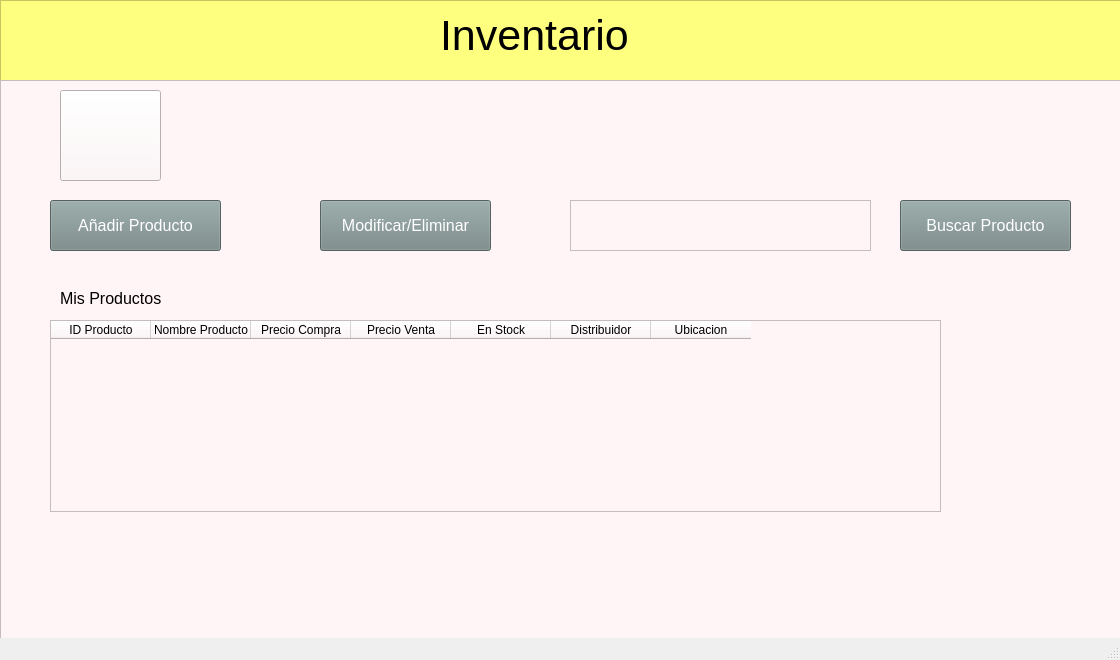
<?xml version="1.0" encoding="UTF-8"?>
<ui version="4.0">
 <class>inventario</class>
 <widget class="QMainWindow" name="inventario">
  <property name="geometry">
   <rect>
    <x>0</x>
    <y>0</y>
    <width>1120</width>
    <height>660</height>
   </rect>
  </property>
  <property name="windowTitle">
   <string>MainWindow</string>
  </property>
  <widget class="QWidget" name="centralwidget">
   <widget class="QFrame" name="headerFrame">
    <property name="geometry">
     <rect>
      <x>0</x>
      <y>0</y>
      <width>1121</width>
      <height>81</height>
     </rect>
    </property>
    <property name="styleSheet">
     <string notr="true">background-color: rgb(255, 255, 127);</string>
    </property>
    <property name="frameShape">
     <enum>QFrame::StyledPanel</enum>
    </property>
    <property name="frameShadow">
     <enum>QFrame::Raised</enum>
    </property>
    <widget class="QLabel" name="label">
     <property name="geometry">
      <rect>
       <x>440</x>
       <y>10</y>
       <width>361</width>
       <height>51</height>
      </rect>
     </property>
     <property name="font">
      <font>
       <pointsize>32</pointsize>
      </font>
     </property>
     <property name="text">
      <string>Inventario</string>
     </property>
    </widget>
   </widget>
   <widget class="QFrame" name="frame">
    <property name="geometry">
     <rect>
      <x>0</x>
      <y>80</y>
      <width>1121</width>
      <height>581</height>
     </rect>
    </property>
    <property name="styleSheet">
     <string notr="true">background-color: rgb(255, 244, 246);</string>
    </property>
    <property name="frameShape">
     <enum>QFrame::StyledPanel</enum>
    </property>
    <property name="frameShadow">
     <enum>QFrame::Raised</enum>
    </property>
    <widget class="QTableWidget" name="inventarioTable">
     <property name="geometry">
      <rect>
       <x>50</x>
       <y>240</y>
       <width>891</width>
       <height>192</height>
      </rect>
     </property>
     <column>
      <property name="text">
       <string>ID Producto</string>
      </property>
     </column>
     <column>
      <property name="text">
       <string>Nombre Producto</string>
      </property>
     </column>
     <column>
      <property name="text">
       <string>Precio Compra</string>
      </property>
     </column>
     <column>
      <property name="text">
       <string>Precio Venta</string>
      </property>
     </column>
     <column>
      <property name="text">
       <string>En Stock</string>
      </property>
     </column>
     <column>
      <property name="text">
       <string>Distribuidor</string>
      </property>
     </column>
     <column>
      <property name="text">
       <string>Ubicacion</string>
      </property>
     </column>
    </widget>
    <widget class="QPushButton" name="addProductoBtn">
     <property name="geometry">
      <rect>
       <x>50</x>
       <y>120</y>
       <width>171</width>
       <height>51</height>
      </rect>
     </property>
     <property name="font">
      <font>
       <pointsize>12</pointsize>
      </font>
     </property>
     <property name="styleSheet">
      <string notr="true">color: rgb(255, 255, 255);
background-color: rgb(118, 136, 135);</string>
     </property>
     <property name="text">
      <string>Añadir Producto</string>
     </property>
    </widget>
    <widget class="QPlainTextEdit" name="buscarProductoText">
     <property name="geometry">
      <rect>
       <x>570</x>
       <y>120</y>
       <width>301</width>
       <height>51</height>
      </rect>
     </property>
    </widget>
    <widget class="QPushButton" name="buscarProductoBtn">
     <property name="geometry">
      <rect>
       <x>900</x>
       <y>120</y>
       <width>171</width>
       <height>51</height>
      </rect>
     </property>
     <property name="font">
      <font>
       <pointsize>12</pointsize>
      </font>
     </property>
     <property name="styleSheet">
      <string notr="true">color: rgb(255, 255, 255);
background-color: rgb(118, 136, 135);</string>
     </property>
     <property name="text">
      <string>Buscar Producto</string>
     </property>
    </widget>
    <widget class="QLabel" name="label_2">
     <property name="geometry">
      <rect>
       <x>60</x>
       <y>210</y>
       <width>131</width>
       <height>16</height>
      </rect>
     </property>
     <property name="font">
      <font>
       <pointsize>12</pointsize>
      </font>
     </property>
     <property name="text">
      <string>Mis Productos</string>
     </property>
    </widget>
    <widget class="QPushButton" name="modificarBtn">
     <property name="geometry">
      <rect>
       <x>320</x>
       <y>120</y>
       <width>171</width>
       <height>51</height>
      </rect>
     </property>
     <property name="font">
      <font>
       <pointsize>12</pointsize>
      </font>
     </property>
     <property name="styleSheet">
      <string notr="true">color: rgb(255, 255, 255);
background-color: rgb(118, 136, 135);</string>
     </property>
     <property name="text">
      <string>Modificar/Eliminar</string>
     </property>
    </widget>
    <widget class="QPushButton" name="pushButton">
     <property name="geometry">
      <rect>
       <x>60</x>
       <y>10</y>
       <width>101</width>
       <height>91</height>
      </rect>
     </property>
     <property name="styleSheet">
      <string notr="true">border-image: url(:/iconos/iconoRegresar.png);</string>
     </property>
     <property name="text">
      <string/>
     </property>
    </widget>
   </widget>
  </widget>
  <widget class="QStatusBar" name="statusbar"/>
 </widget>
 <resources>
  <include location="iconosMenuInventario.qrc"/>
 </resources>
 <connections/>
</ui>
